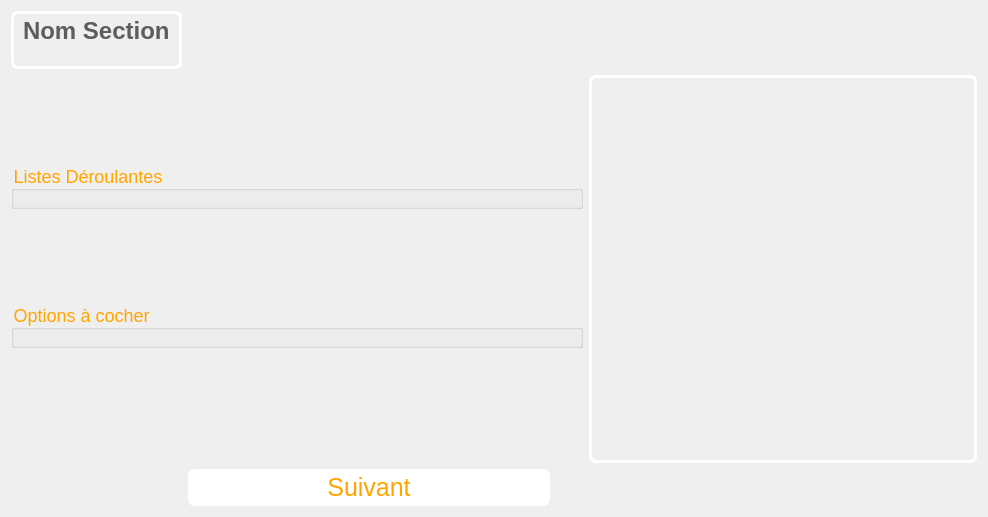
<?xml version="1.0" encoding="UTF-8"?>
<ui version="4.0">
 <class>SectionGenerique</class>
 <widget class="QWidget" name="SectionGenerique">
  <property name="geometry">
   <rect>
    <x>0</x>
    <y>0</y>
    <width>988</width>
    <height>517</height>
   </rect>
  </property>
  <property name="windowTitle">
   <string>Form</string>
  </property>
  <property name="styleSheet">
   <string notr="true">#windows {
background: gray;
}

#resumeConf{
color:black;
background-color: transparent;
border-width: 3px;
border-color: white;
border-style: solid;
border-radius: 7;
padding: 3px;
font-size: 20px;
padding-left: 5px;
padding-right: 5px;
}

#mainFrame {
border: 3px solid gray;
border-radius: 40px;
border-image: url(:/img/Fond.jpg);
}

#subTitle{
background-color: transparent;
border-width: 3px;
border-color: white;
border-style: solid;
border-radius: 7;
padding: 3px;
font-size: 15px;
padding-left: 5px;
padding-right: 5px;
}


QPushButton {
color: orange;
background-color: white;
border-width: 1px;
border-color: white;
border-style: solid;
border-radius: 7;
padding: 3px;
font-size: 25px;
padding-left: 5px;
padding-right: 5px;
min-width: 280px;
max-width: 350px;
min-height: 25px;
max-height: 35px;
}

#groupBoxListe{
color:orange;
font-size: 18px;
}
#groupBoxOption{
color:orange;
font-size: 18px;
}
</string>
  </property>
  <layout class="QGridLayout" name="gridLayout">
   <item row="1" column="0">
    <spacer name="verticalSpacer_4">
     <property name="orientation">
      <enum>Qt::Vertical</enum>
     </property>
     <property name="sizeHint" stdset="0">
      <size>
       <width>20</width>
       <height>40</height>
      </size>
     </property>
    </spacer>
   </item>
   <item row="5" column="0">
    <spacer name="verticalSpacer_2">
     <property name="orientation">
      <enum>Qt::Vertical</enum>
     </property>
     <property name="sizeHint" stdset="0">
      <size>
       <width>20</width>
       <height>40</height>
      </size>
     </property>
    </spacer>
   </item>
   <item row="0" column="0">
    <widget class="QLabel" name="subTitle">
     <property name="text">
      <string>&lt;html&gt;&lt;head/&gt;&lt;body&gt;&lt;p&gt;&lt;span style=&quot; font-size:18pt; font-weight:600; color:#5d5d5d;&quot;&gt;Nom Section&lt;/span&gt;&lt;br/&gt;&lt;/p&gt;&lt;/body&gt;&lt;/html&gt;</string>
     </property>
    </widget>
   </item>
   <item row="7" column="1">
    <widget class="QPushButton" name="suivBouton">
     <property name="text">
      <string>Suivant</string>
     </property>
    </widget>
   </item>
   <item row="1" column="3" rowspan="6">
    <widget class="QTextEdit" name="resumeConf">
     <property name="minimumSize">
      <size>
       <width>370</width>
       <height>0</height>
      </size>
     </property>
     <property name="readOnly">
      <bool>true</bool>
     </property>
    </widget>
   </item>
   <item row="3" column="0">
    <spacer name="verticalSpacer_3">
     <property name="orientation">
      <enum>Qt::Vertical</enum>
     </property>
     <property name="sizeHint" stdset="0">
      <size>
       <width>20</width>
       <height>40</height>
      </size>
     </property>
    </spacer>
   </item>
   <item row="2" column="0" colspan="3">
    <widget class="QGroupBox" name="groupBoxListe">
     <property name="title">
      <string>Listes Déroulantes</string>
     </property>
    </widget>
   </item>
   <item row="4" column="0" colspan="3">
    <widget class="QGroupBox" name="groupBoxOption">
     <property name="title">
      <string>Options à cocher</string>
     </property>
    </widget>
   </item>
   <item row="6" column="1">
    <spacer name="horizontalSpacer_3">
     <property name="orientation">
      <enum>Qt::Horizontal</enum>
     </property>
     <property name="sizeHint" stdset="0">
      <size>
       <width>40</width>
       <height>20</height>
      </size>
     </property>
    </spacer>
   </item>
  </layout>
 </widget>
 <resources/>
 <connections/>
</ui>
